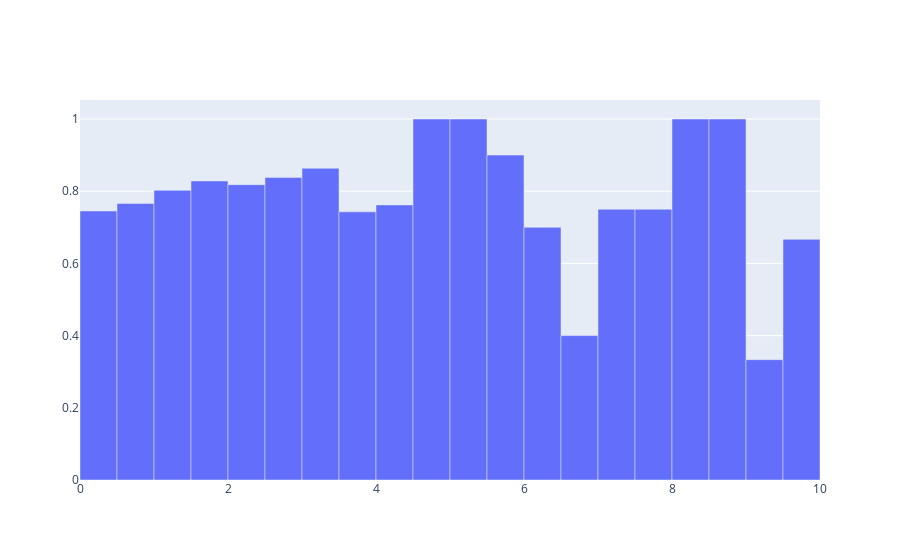

Notebook source saved alongside this figure:
### Code cell
import plotly.graph_objects as go
import plotly
fig = go.Figure()
bar = go.Bar(x=x, y=efficiency, name='efficiency', )
fig.add_trace(bar)
fig.update_layout(bargap=0.0, bargroupgap=0.0)
fig.show()

### Figure 1 — Plotly figure (JSON) as saved in the notebook; plotly's stock layout.template omitted (floating-point values rounded to 4 significant figures)
{"data": [{"name": "efficiency", "type": "bar", "x": [0.25, 0.75, 1.25, 1.75, 2.25, 2.75, 3.25, 3.75, 4.25, 4.75, 5.25, 5.75, 6.25, 6.75, 7.25, 7.75, 8.25, 8.75, 9.25, 9.75], "y": [0.7452, 0.766, 0.8024, 0.8284, 0.8182, 0.8382, 0.8636, 0.7429, 0.7619, 1, 1, 0.9, 0.7, 0.4, 0.75, 0.75, 1, 1, 0.3333, 0.6667]}], "layout": {"bargap": 0, "bargroupgap": 0}}
